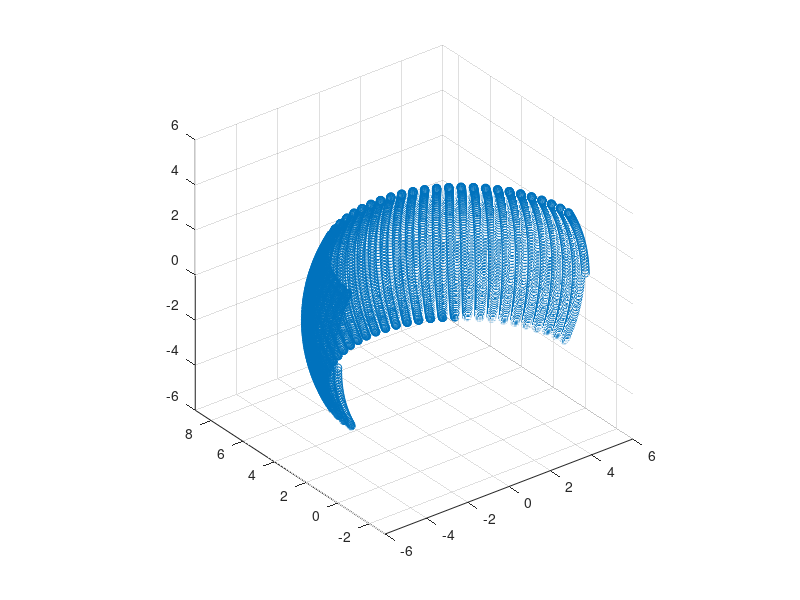

The MATLAB script that drew this image: (Note: this script raises an error after producing the figure.)
% Runs a circle around a cube

clear
close all
clc


%% Options

% LIDAR
LidarFOVHeight = pi/6; %radians
LidarFOVWidth = pi/4; %radians
LidarArrayWidth = 50;
LidarArrayHeight = 50;
lidarImageRate = 1; %one to create lidar image for every camera image

%circle parameters
R = 6; %radius
Nrev = 10000; %number of images per revolution
inc = .5; %magnitude of oscilations
Revs = .5; %number of revolutions around the cube
Noscil = 70; %number of oscillations per revolution
N = round(Revs*Nrev);

%control if we used compiled code for image generation
useMexForImgGen = true;

%true depth data is massive, run this if you only want to create and save
%it at the target index
targIdx = 2501;
runTargOnly = true;


%% Main
%path for wahba solver
addpath('../matlabScripts/')

theta = linspace(0,2*pi*Revs,N);
% phi = (theta/(6*Revs)).*sin(3*theta) + inc*sin(Noscil*theta);
phi = inc*sin(Noscil*theta);
x = zeros(3,N);
for ii = 1:N
    x(1,ii) = R*cos(theta(ii))*cos(phi(ii));
    x(2,ii) = R*sin(theta(ii))*cos(phi(ii));
    x(3,ii) = R*sin(phi(ii));
    %     x(3,ii) = inc;
end

figure
scatter3(x(1,:),x(2,:),x(3,:))
axis equal

% Create the cube
P = [1; 0; 0];
s = 0.5;
sw = 0.05;
fc = [1 0 0;
    0 1 0;
    0 0 1;
    1 1 0;
    1 0 1;
    0 1 1];

ec = [.1 .1 .1];
C = createCube(P, s, sw, fc, ec);

%create more cubes
P2 = [0; 0; -2];
C2 = createCube(P2, s, sw, fc, ec);

P3 = [1; -1; 0];
C3 = createCube(P3, s, sw, fc, ec);

P4 = [0; 2; .5];
C4 = createCube(P4, s, sw, fc, ec);

P5 = [-1; 0; 0];
C5 = createCube(P5, s, sw, fc, ec);

P6 = [.4; -1; .4];
C6 = createCube(P6, s, sw, fc, ec);

%create an all encompassing rectangular prism
s = [14; 14; 12];
sw = .1;
C7 = createRectangularPrism([0, 0, 0]', s, sw, fc, ec, true);

%more cubes
P8 = [.4; 1; .4];
s = 0.5;
sw = .05;
C8 = createCube(P8, s, sw, fc, ec);

P9 = [-.4; 0; -.4];
C9 = createCube(P9, s, sw, fc, ec);

P10 = [-.4; -1; -.4];
C10 = createCube(P10, s, sw, fc, ec);

P11 = [.2; -1; 2];
C11 = createCube(P11, s, sw, fc, ec);

%cube cell array
CArray = cell(2,1);
CArray{1} = C;
CArray{2} = C2;
CArray{3} = C3;
CArray{4} = C4;
CArray{5} = C5;
CArray{6} = C6;
CArray{7} = C7;
CArray{8} = C8;
CArray{9} = C9;
CArray{10} = C10;
CArray{11} = C11;

% createPixelVectors and camera information
f = 500;
width = 640;
height = 480;
sz = [width, height];
px = width/2;
py = height/2;
K = [f, 0, px;
    0, f, py;
    0, 0, 1];

V = createPixelVectors(K,width,height);

%create pixel assignments for lidar points
%build lidar angle array
LidarYawAngles = linspace(LidarFOVWidth/2,-LidarFOVWidth/2,LidarArrayWidth);  %note intentional sign reversal
LidarPitchAngles = linspace(-LidarFOVHeight/2,LidarFOVHeight/2,LidarArrayHeight);
lidarPixelMatches = zeros(LidarArrayHeight,LidarArrayWidth,2);

%create a calibration output
FID = fopen('lidarCalib.csv','w');
fprintf(FID,'%3i, %3i, \n', LidarArrayWidth, LidarArrayHeight);
for ii = 1:LidarArrayWidth
    fprintf(FID,'%8f, ',LidarYawAngles(ii));
end
fprintf(FID,'\n');
for ii = 1:LidarArrayHeight
    fprintf(FID,'%8f, ',LidarPitchAngles(ii));
end
fclose(FID);

for ii = 1:LidarArrayWidth
    for jj = 1:LidarArrayHeight
        %create vector corresponding to these angles
        r = zeros(3,1);
        r(2) = sin(LidarPitchAngles(jj));
        r13 = cos(LidarPitchAngles(jj));
        r(1) = -r13*sin(LidarYawAngles(ii));
        r(3) = r13*cos(LidarYawAngles(ii));
                
        %map to pixels
        pbar = K*r;
        p = zeros(2,1);
        p(1) = round(pbar(1)/pbar(3));
        p(2) = round(pbar(2)/pbar(3));
        
        lidarPixelMatches(jj,ii,:) = p;
        
    end
end

%putput pixels to make sure everything is correct
figure
hold on
scatter(lidarPixelMatches(1,1,1),lidarPixelMatches(1,1,2))
scatter(lidarPixelMatches(1,end,1),lidarPixelMatches(1,end,2))
scatter(lidarPixelMatches(end,end,1),lidarPixelMatches(end,end,2))
scatter(lidarPixelMatches(end,1,1),lidarPixelMatches(end,1,2))
legend('UL','UR','LR','LL','Location','best')
set(gca, 'YDir','reverse')

%run through and create an image at each point, always pointing towards the
%center
vz = [0; 0; 1];
vx = [1; 0; 0];
vBMat = [vx'; vz'];
aVec = [1; 1];

imgFig = figure;
imgDFig = figure;
lidarFig = figure;

%generate quaternions
qArray = zeros(N,4);
for ii = 1:N
    
        %create the quaternion for this location
    imFoc = [0 0 0]'; %point the image is centered on
    vz_I = imFoc - x(:,ii); %camera z-axis in the inertial frame
    vx_I = [vz_I(2); -vz_I(1); 0]; %camera x-axis in the inertial frame
    
    %normalize vectors
    vx_I = vx_I/norm(vx_I);
    vz_I = vz_I/norm(vz_I);
    
    %create matrix and solve wahbas problem
    vIMat = [vx_I'; vz_I'];
    RBI = wahbaSolver(aVec,vIMat,vBMat);
    q = dcm2quat(RBI);
    qArray(ii,:) = q;
    
end

%create all the images
imgDArray = zeros(sz(2),sz(1));
tic

%control which images are created
if(runTargOnly)
    idxs = targIdx;
else
    idxs = 1:N;
end

for ii = idxs

    
%     tic
    if(useMexForImgGen)
        imgRGBD = createImage_mex(CArray, x(:,ii), qArray(ii,:)', V, sz, K);
    else
        imgRGBD = createImage(CArray, x(:,ii), qArray(ii,:)', V, sz, K);
    end
        
%     toc
    
    %extract RGB info
    img = imgRGBD(:,:,1:3);
    imgD = imgRGBD(:,:,4);
    imgLidar = createLidarImage(imgD, lidarPixelMatches);
    
    %save Depth
    if(ii == targIdx)
        imgDArray(:,:,ii) = imgD;
    end
    
    %filter and display
    imgFilt = imgaussfilt(img,1);
    %     imgFilt = img;
    %     imshow(img);
    
    figure(imgFig);
    imshow(imgFilt);
    
    figure(imgDFig)
    s = surf(imgD);
    s.EdgeColor = 'interp';
    view([0 0 -1])
    
    figure(lidarFig)
    s = surf(imgLidar);
    s.EdgeColor = 'interp';
    view([0 0 -1])
    
    imwrite(imgFilt,strcat('images/cubeCircling',num2str(ii,'%04i'),'.jpg'))
    dlmwrite(strcat('lidarImages/cubeCircling',num2str(ii,'%04i'),'.csv'),imgLidar,...
        'precision','%.4f')
    
    disp('Percent Complete:')
    disp(ii/N*100)
    
end
toc

%write out truth data
truth.CArray = CArray;
truth.traj = x;
truth.quat = qArray;
truth.depth = imgDArray;
save('slamSIM_truth.mat','truth','-v7.3');